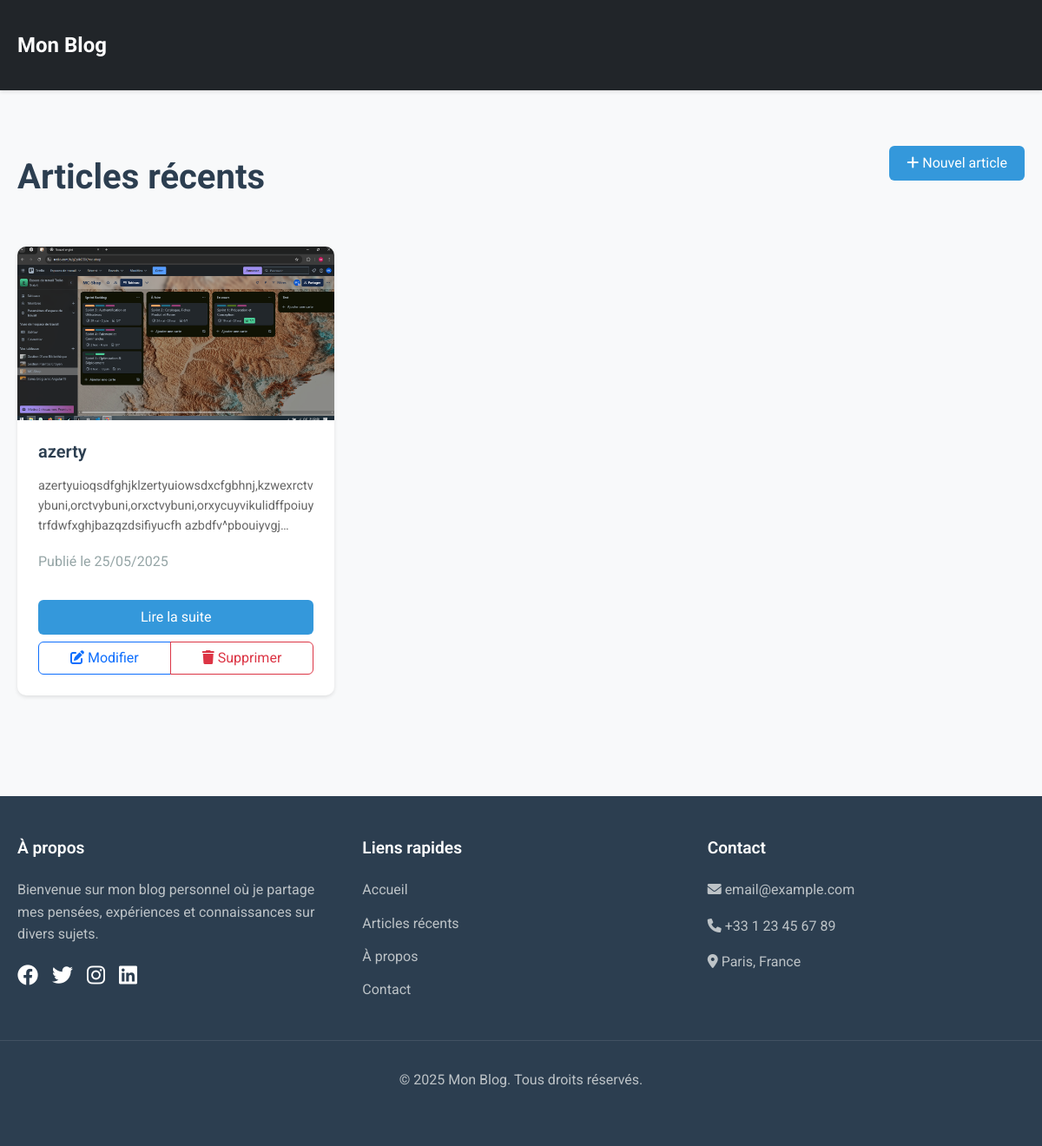
Before: / with the older database file.
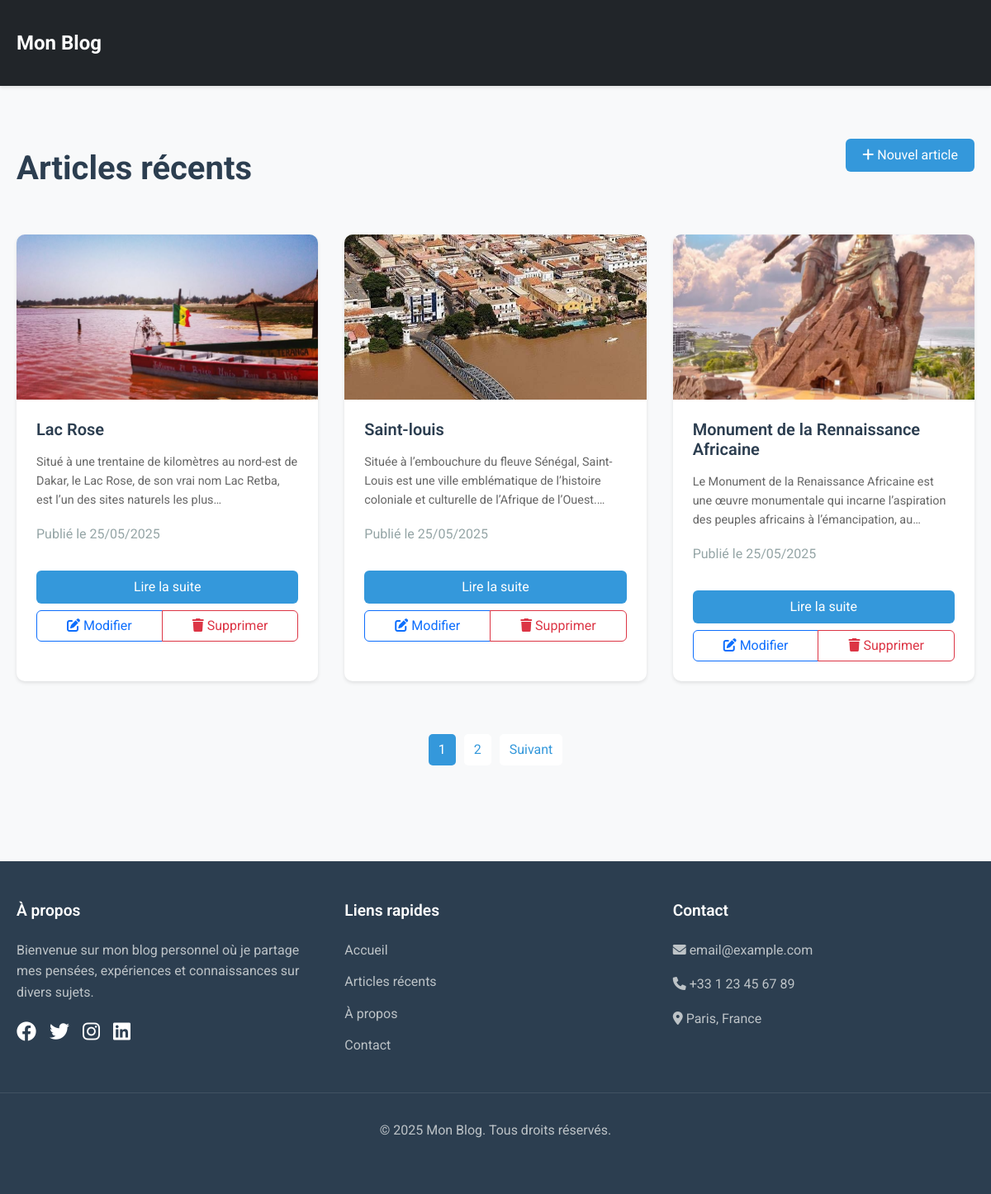
After: the same page with the newer database file.
### myblog/models.py (models this page shows, shortened)
class CreateBlog(models.Model):
    title = models.CharField(max_length=200)
    slug = models.SlugField(max_length=200) # pour les urls
    intro = models.TextField()
    body = models.TextField()
    image = models.ImageField(upload_to='media', null=True, blank=True)
    video = models.FileField(upload_to='videos/', null=True, blank=True, help_text="Formats acceptés : MP4, WebM, Ogg")
    date_added = models.DateTimeField(auto_now_add=True)
    class Meta:
        ordering = ['-date_added'] # les plus recents en premier

### myblog/views.py (the view)
# urls.py: path('', views.PostListView.as_view(), name='frontpage'),
class PostListView(ListView):
    model = CreateBlog
    template_name = 'myblog/frontpage.html'
    context_object_name = 'posts'
    paginate_by = 3

### myblog/templates/myblog/frontpage.html (shortened to what this page needs)
{% extends 'myblog/base.html' %}
{% load static %}
{% block extra_css %}
<link href="{% static 'css/frontpage.css' %}" rel="stylesheet">
{% endblock %}
{% block content %}
    <div class="d-flex justify-content-between align-items-center mb-4">
        <h1 class="page-title mb-0">Articles récents</h1>
        <a href="{% url 'create_post' %}" class="btn btn-primary">
            <i class="fas fa-plus"></i> Nouvel article
        </a>
    </div>
    <div class="posts-grid">
        {% for post in posts %}
            <div class="post-card card">
                {% if post.image %}
                    <img src="{{ post.image.url }}" class="card-img-top" alt="{{ post.title }}">
                {% endif %}
                <div class="card-body">
                    <h5 class="card-title">{{ post.title }}</h5>
                    <p class="card-text">{{ post.intro }}</p>
                    <p class="text-muted">Publié le {{ post.date_added|date:"d/m/Y" }}</p>
                    <div class="d-grid gap-2">
                        <a href="{% url 'post_detail' post.slug %}" class="btn btn-primary">Lire la suite</a>
                        <div class="btn-group">
                            <a href="{% url 'edit_post' post.slug %}" class="btn btn-outline-primary">
                                <i class="fas fa-edit"></i> Modifier
                            </a>
                            <a href="{% url 'delete_post' post.slug %}" class="btn btn-outline-danger">
                                <i class="fas fa-trash"></i> Supprimer
                            </a>
                        </div>
                    </div>
                </div>
            </div>
        {% endfor %}
    </div>
    {% if is_paginated %}
    <nav aria-label="Page navigation">
        <ul class="pagination">
            {% for num in page_obj.paginator.page_range %}
                <li class="page-item {% if page_obj.number == num %}active{% endif %}">
                    <a class="page-link" href="?page={{ num }}">{{ num }}</a>
                </li>
            {% endfor %}
            {% if page_obj.has_next %}
                <li class="page-item">
                    <a class="page-link" href="?page={{ page_obj.next_page_number }}">Suivant</a>
                </li>
            {% endif %}
        </ul>
    </nav>
    {% endif %}
{% endblock %}

### myblog/templates/myblog/base.html (shortened to what this page needs)
{% load static %}
<!DOCTYPE html>
<html lang="fr">
<head>
    <link href="https://cdn.jsdelivr.net/npm/bootstrap@5.3.0/dist/css/bootstrap.min.css" rel="stylesheet">
    <link rel="stylesheet" href="https://cdnjs.cloudflare.com/ajax/libs/font-awesome/6.0.0/css/all.min.css">
    <link href="{% static 'css/base.css' %}" rel="stylesheet">
    {% block extra_css %}{% endblock %}
</head>
<body>
    <nav class="navbar navbar-expand-lg navbar-dark bg-dark mb-4">
        <div class="container">
            <a class="navbar-brand" href="{% url 'frontpage' %}">Mon Blog</a>
        </div>
    </nav>
    <div class="container">
        {% block content %}
        {% endblock %}
    </div>
    <footer class="footer">
        <div class="footer-content">
            <div class="footer-section">
                <h3>À propos</h3>
                <p>Bienvenue sur mon blog personnel où je partage mes pensées, expériences et connaissances sur divers sujets.</p>
                <div class="social-links">
                    <a href="#"><i class="fab fa-facebook"></i></a>
                    <a href="#"><i class="fab fa-twitter"></i></a>
                    <a href="#"><i class="fab fa-instagram"></i></a>
                    <a href="#"><i class="fab fa-linkedin"></i></a>
                </div>
            </div>
            <div class="footer-section">
                <h3>Liens rapides</h3>
                <ul>
                    <li><a href="{% url 'frontpage' %}">Accueil</a></li>
                    <li><a href="#">Articles récents</a></li>
                    <li><a href="#">À propos</a></li>
                    <li><a href="#">Contact</a></li>
                </ul>
            </div>
            <div class="footer-section">
                <h3>Contact</h3>
                <p><i class="fas fa-envelope"></i> email@example.com</p>
                <p><i class="fas fa-phone"></i> +33 1 23 45 67 89</p>
                <p><i class="fas fa-map-marker-alt"></i> Paris, France</p>
            </div>
        </div>
        <div class="footer-bottom">
            <p>&copy; {% now "Y" %} Mon Blog. Tous droits réservés.</p>
        </div>
    </footer>
</body>
</html>

### static/css/base.css (style rules this page uses)
body { font-family: 'Roboto', sans-serif; line-height: 1.6; color: #333; background-color: #f8f9fa; min-height: 100vh; display: flex; flex-direction: column; }
.navbar { box-shadow: 0 2px 4px rgba(0,0,0,0.1); }
.navbar-brand { font-size: 1.5rem; font-weight: 700; }
.container { max-width: 1200px; margin: 0 auto; padding: 20px; flex: 1; }
.footer { background-color: #2c3e50; color: #fff; padding: 3rem 0; margin-top: 4rem; }
.footer-content { display: grid; grid-template-columns: repeat(auto-fit, minmax(250px, 1fr)); gap: 2rem; max-width: 1200px; margin: 0 auto; padding: 0 20px; }
.footer-section h3 { color: #fff; font-size: 1.2rem; margin-bottom: 1.5rem; font-weight: 600; }
.footer-section p { color: #bdc3c7; margin-bottom: 1rem; }
.footer-section ul { list-style: none; padding: 0; margin: 0; }
.footer-section ul li { margin-bottom: 0.8rem; }
.footer-section ul li a { color: #bdc3c7; text-decoration: none; transition: color 0.3s ease; }
.social-links { display: flex; gap: 1rem; margin-top: 1rem; }
.social-links a { color: #fff; font-size: 1.5rem; transition: color 0.3s ease; }
.footer-bottom { text-align: center; padding-top: 2rem; margin-top: 2rem; border-top: 1px solid rgba(255, 255, 255, 0.1); color: #bdc3c7; }
.card { border: none; box-shadow: 0 2px 4px rgba(0,0,0,0.1); transition: transform 0.2s ease-in-out; }
.card-img-top { height: 200px; object-fit: cover; }
.card-title { font-weight: 600; color: #2c3e50; }
.card-text { color: #666; }
.btn-primary { background-color: #3498db; border: none; padding: 8px 20px; transition: background-color 0.2s ease-in-out; }
h1, h2, h3, h4, h5, h6 { color: #2c3e50; font-weight: 600; }
.text-muted { color: #95a5a6 !important; }

### static/css/frontpage.css (style rules this page uses)
.posts-grid { display: grid; grid-template-columns: repeat(auto-fill, minmax(300px, 1fr)); gap: 2rem; padding: 2rem 0; }
.post-card { background: white; border-radius: 10px; overflow: hidden; }
.post-card .card-body { padding: 1.5rem; }
.post-card .card-title { font-size: 1.25rem; margin-bottom: 1rem; }
.post-card .card-text { font-size: 0.9rem; margin-bottom: 1rem; display: -webkit-box; -webkit-line-clamp: 3; -webkit-box-orient: vertical; overflow: hidden; }
.post-card .btn-primary { width: 100%; margin-top: 1rem; }
.page-title { text-align: center; margin: 2rem 0; color: #2c3e50; font-size: 2.5rem; font-weight: 700; }
.pagination { display: flex; justify-content: center; margin: 2rem 0; }
.pagination .page-item .page-link { color: #3498db; border: none; margin: 0 5px; border-radius: 5px; }
.pagination .page-item.active .page-link { background-color: #3498db; color: white; }

Changed rows visible on the page:
no longer on this page (row unchanged): CreateBlog: image (picture), title "azerty", intro "azertyuioqsdfghjklzertyuiowsdxcfgbhnj,kzwexrctvybuni,orctvybuni,orxctvybuni,orxycuyvikulidffpoiuytrfdwfxghjbazqzdsifiyucfh…", date_added "25/05/2025"
added CreateBlog: image (picture), title "Lac Rose", intro "Situé à une trentaine de kilomètres au nord-est de Dakar, le Lac Rose, de son vrai nom Lac Retba, est l’un des sites naturels les…", date_added "25/05/2025"
added CreateBlog: image (picture), title "Saint-louis", intro "Située à l’embouchure du fleuve Sénégal, Saint-Louis est une ville emblématique de l’histoire coloniale et culturelle de l’Afrique de…", date_added "25/05/2025"
added CreateBlog: image (picture), title "Monument de la Rennaissance Africaine", intro "Le Monument de la Renaissance Africaine est une œuvre monumentale qui incarne l’aspiration des peuples africains à l’émancipation,…", date_added "25/05/2025"
Other visible differences:
new list line: "1"
new list line: "2"
text now shown: "Suivant"
